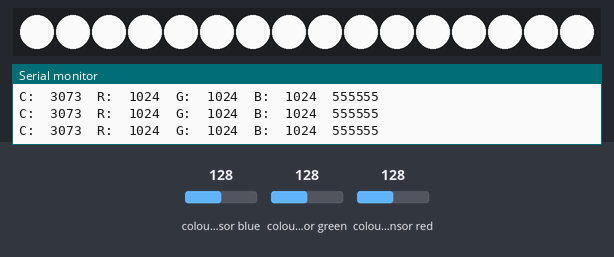
The sketch below on a simulated Arduino Uno, built with avr-gcc and run on an emulated ATmega328P. Shown: 16 RGB LEDs in strip order, left to right, the last lines printed to the serial monitor. The inputs (shaded band) are chosen by the test bench; at power-on: colour sensor blue 128, colour sensor green 128, colour sensor red 128. WiFi joins after 1.5 s; servers stay silent unless stated; no MQTT or app messages arrive unless stated.

Above: at 2.8 s.
2.9 s: colour sensor blue set to 5
4.4 s: colour sensor green set to 5
At 5.6 s:
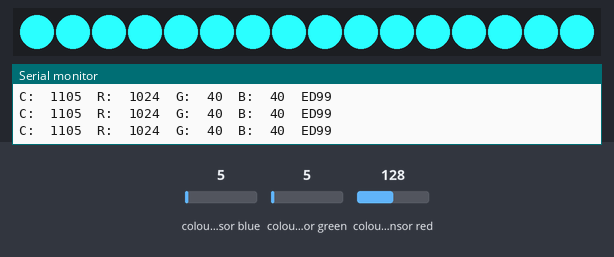
5.9 s: colour sensor blue set to 64
At 6.3 s:
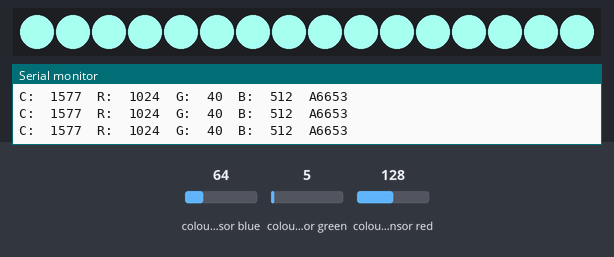
7.4 s: colour sensor red set to 1
At 8.2 s:
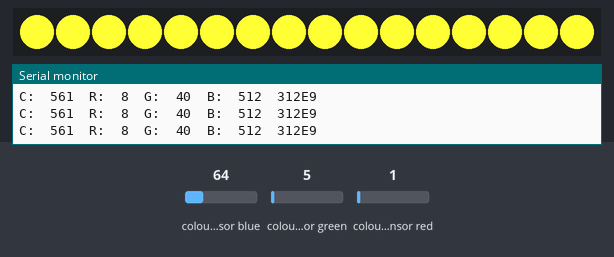
8.9 s: colour sensor green set to 191
At 9.9 s:
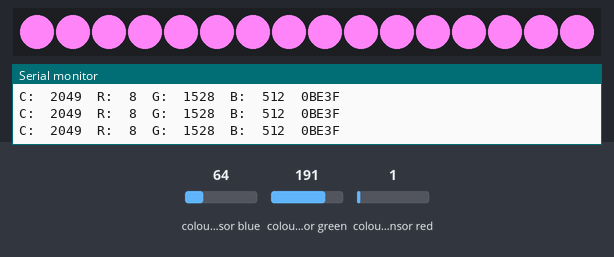
10.4 s: colour sensor blue set to 1
At 11.8 s:
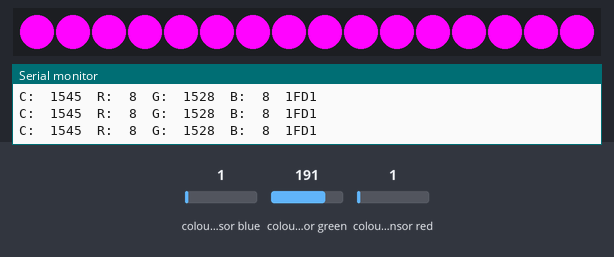
Timing chart, 0 to 12.9 s (numbered marks = the images above; inputs shaded):
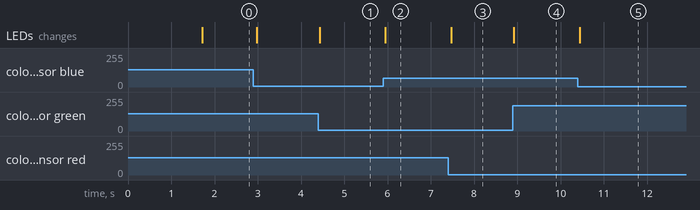

Measured:
- after the input at 4.4 s, the LEDs: change at once (image 1)
- after the input at 5.9 s, the LEDs: change after 0.05 s (image 2)
- after the input at 7.4 s, the LEDs: change after 0.07 s (image 3)
- after the input at 8.9 s, the LEDs: change at once (image 4)
- after the input at 10.4 s, the LEDs: change at once (image 5)

The sketch:

mqtt_publish_color_sensor.ino
```cpp
/*
  DHCP-based IP printer

 This sketch uses the DHCP extensions to the Ethernet library
 to get an IP address via DHCP and print the address obtained.
 using an Arduino Wiznet Ethernet shield.

 Circuit:
 * Ethernet shield attached to pins 10, 11, 12, 13

 created 12 April 2011
 modified 9 Apr 2012
 by Tom Igoe

 */

#include <SPI.h>
#include <Ethernet.h>
#include <PubSubClient.h>
#include <Wire.h>
#include "Adafruit_TCS34725.h"
#include <Adafruit_NeoPixel.h>

byte server[] = { 192, 168, 1, 103 };

#define BUFFER_LEN 64
#define redpin 3
#define greenpin 5
#define bluepin 7
#define PIN 6
#define NUMPIXELS      16

#define commonAnode true

// our RGB -> eye-recognized gamma color
byte gammatable[256];


Adafruit_TCS34725 tcs = Adafruit_TCS34725(TCS34725_INTEGRATIONTIME_50MS, TCS34725_GAIN_4X);
Adafruit_NeoPixel strip = Adafruit_NeoPixel(NUMPIXELS, PIN, NEO_GRB + NEO_KHZ800);


EthernetClient ethClient;
PubSubClient client(server, 1883, callback, ethClient);

// Enter a MAC address for your controller below.
// Newer Ethernet shields have a MAC address printed on a sticker on the shield
byte mac[] = {
  0x00, 0xAA, 0xBB, 0xCC, 0xDE, 0x02
};
String  ipAddressString = "";
char    buffer[BUFFER_LEN];


void setup() {

  // pinMode(redpin, OUTPUT);
  // pinMode(greenpin, OUTPUT);
  // pinMode(bluepin, OUTPUT);

  strip.begin();
  strip.show(); // Initialize all pixels to 'off'

  // thanks PhilB for this gamma table!
  // it helps convert RGB colors to what humans see
  for (int i=0; i<256; i++) {
    float x = i;
    x /= 255;
    x = pow(x, 2.5);
    x *= 255;

    if (commonAnode) {
      gammatable[i] = 255 - x;
    } else {
      gammatable[i] = x;
    }
  }

  // Open serial communications and wait for port to open:
  Serial.begin(57600);
  // this check is only needed on the Leonardo:
  while (!Serial) {
    ; // wait for serial port to connect. Needed for Leonardo only
  }

  if (tcs.begin()) {
    Serial.println("Found sensor");
  } else {
    Serial.println("No TCS34725 found ... check your connections");
    while (1); // halt!
  }

  // start the Ethernet connection:
  if (Ethernet.begin(mac) == 0) {
    Serial.println("Failed to configure Ethernet using DHCP");
    // no point in carrying on, so do nothing forevermore:
    for (;;)
      ;
  }
  // print your local IP address:
  Serial.print("My IP address: ");
  for (byte thisByte = 0; thisByte < 4; thisByte++) {
    ipAddressString += Ethernet.localIP()[thisByte];
    ipAddressString += ".";
  }
  Serial.println(ipAddressString);
  ipAddressString.toCharArray(buffer, BUFFER_LEN);

  if (client.connect("arduinoClient")) {
    // client.publish("outTopic","hello world");
    client.publish("sensors/colour/ip",buffer);
  }
}


void loop() {
  uint16_t clear, red, green, blue;


  // client.loop();

  tcs.getRawData(&red, &green, &blue, &clear);

  Serial.print("C:\t"); Serial.print(clear);
  Serial.print("\tR:\t"); Serial.print(red);
  Serial.print("\tG:\t"); Serial.print(green);
  Serial.print("\tB:\t"); Serial.print(blue);

  // Figure out some basic hex code for visualization
  uint32_t sum = clear;
  float r, g, b;
  r = red; r /= sum;
  g = green; g /= sum;
  b = blue; b /= sum;
  r *= 256; g *= 256; b *= 256;
  Serial.print("\t");
  Serial.print((int)r, HEX); Serial.print((int)g, HEX); Serial.print((int)b, HEX);
  Serial.println();

  //Serial.print((int)r ); Serial.print(" "); Serial.print((int)g);Serial.print(" ");  Serial.println((int)b );

  // analogWrite(redpin, gammatable[(int)r]);
  // analogWrite(greenpin, gammatable[(int)g]);
  // analogWrite(bluepin, gammatable[(int)b]);

  ipAddressString = "";
  ipAddressString += String((int)r,HEX);
  ipAddressString += String((int)g, HEX);
  ipAddressString += String((int)b, HEX);
  ipAddressString.toCharArray(buffer, BUFFER_LEN);
  client.publish("sensors/colour/rgb",buffer);

  ipAddressString = "";
  ipAddressString += String(gammatable[(int)r], HEX);
  ipAddressString += String(gammatable[(int)g], HEX);
  ipAddressString += String(gammatable[(int)b], HEX);
  ipAddressString.toCharArray(buffer, BUFFER_LEN);
  client.publish("sensors/colour/gamma",buffer);


  for(int i=0;i<NUMPIXELS;i++){
    strip.setPixelColor(i, strip.Color(gammatable[(int)r], gammatable[(int)g], gammatable[(int)b])); // Moderately bright green color.
    strip.show(); // This sends the updated pixel color to the hardware.
  }
}


void callback(char* topic, byte* payload, unsigned int length) {
  // handle message arrived
}
```
